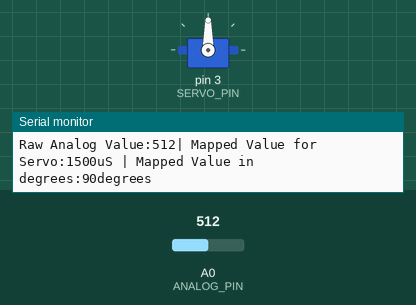
A sketch run on a simulated Arduino Uno, built with avr-gcc and run on an emulated ATmega328P. Parts: servo, the last lines printed to the serial monitor. Inputs (shaded band) come from the test bench; at power-on: A0 (ANALOG_PIN) = 512.

Above: at 1.2 s.
1.3 s: A0 (ANALOG_PIN) set to 610
At 2.1 s:
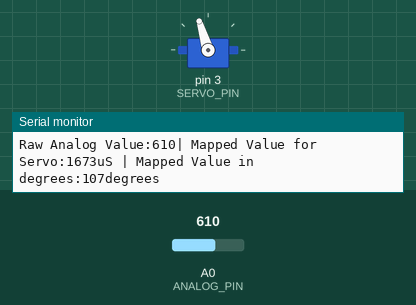
2.8 s: A0 (ANALOG_PIN) set to 306
At 3.2 s:
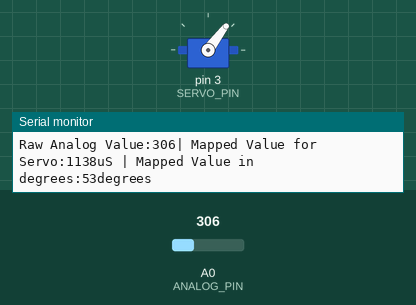
4.3 s: A0 (ANALOG_PIN) set to 122
At 4.8 s:
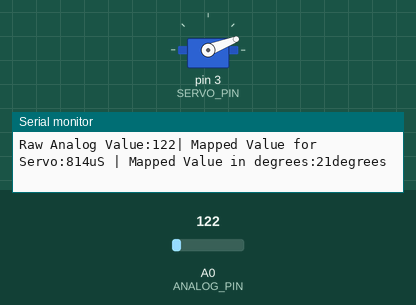
5.8 s: A0 (ANALOG_PIN) set to 0
At 6.8 s:
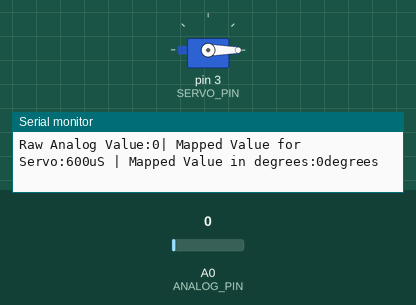
7.3 s: A0 (ANALOG_PIN) set to 716
At 8.0 s:
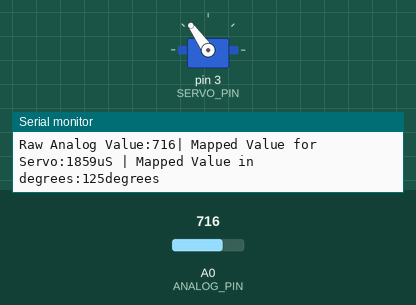
8.8 s: A0 (ANALOG_PIN) set to 1023
At 10.3 s:
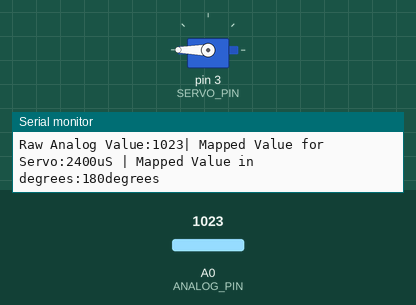
Timing chart, 0 to 11.3 s (numbered marks = the images above; inputs shaded):
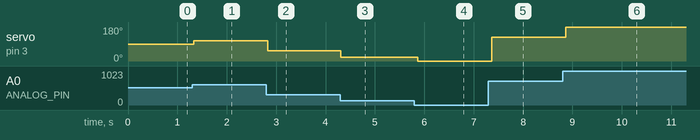

The sketch:

F-analogInServoOutSerial.ino
```cpp
/***********************************************************************************
 *   ___________
 *  |     __    |           RG 101 - Servo
 *  |   /    \  |                Set Servo Degrees
 *  |  |      | |
 *  |   \ __ /  |
 *  |           |
 *  |           |
 *  |___________|
 *
 *  This code will set the positions on a servo using servo.write()
 *
 *  Digital 3 - RobotGeek Servo
 *  Analog 0 - RobotGeek Rotation Knob or other Analog Input
 *
 * For a more in depth explanation of wiring,  this code and more information on using
 * Digital outputs and Arduino check out our Servo Tutorial
 * http://learn.robotgeek.com/robotgeek-101-1/233-servo-primer.html
 *
 *
 * Important Functions
 *  analogRead()
 *  servo.writeMicroseconds()
 *  map()
 *****************************************************************************************/
#include <Servo.h>

const int ANALOG_PIN = 0;
const int SERVO_PIN = 3;      //pin number for the led pin - this is 'const' since it will not change during code, and saves Arduino memory
const int SERVO_MIN_PULSE = 600;
const int SERVO_MAX_PULSE = 2400;
const int SERVO_CENTER_PULSE = 1500;

int analogSensorValue;    //the raw value read from the analog sensor
int servoValue;           //holds the current PWM value (0-255)
int degreeValue;          //value in degrees

Servo servo1;             //create servo object, 'servo1'

//setup runs once when the Geekduino/Arduino is turned on
void setup()
{
  servo1.attach(SERVO_PIN); //attach the servo on pin SERVO_PIN
  Serial.begin(9600);
} //setup() is done, go to loop()

//loop runs forever once setup is complete
void loop()
{
  analogSensorValue = analogRead(ANALOG_PIN);   //read the analog sensor and store it in 'analogSensorValue'

  servoValue = map(analogSensorValue, 0, 1023, SERVO_MIN_PULSE, SERVO_MAX_PULSE);  //the map functions converts a number from one range to another, so the analog input is mapped to the servo microsecond values
  degreeValue = map(servoValue, SERVO_MIN_PULSE, SERVO_MAX_PULSE, 0, 180);  //the map functions converts a number from one range to another, so the analog input is mapped to the servo microsecond values
  servo1.write(degreeValue);  //send the servo to the value in 'servoValue', thus adjusting the servo based on the analog input

  Serial.print("Raw Analog Value:");
  Serial.print(analogSensorValue);
  Serial.print("| Mapped Value for Servo:");
  Serial.print(servoValue);
  Serial.print("uS ");
  Serial.print("| Mapped Value in degrees:");
  Serial.print(degreeValue);
  Serial.println("degrees");

  delay(10);  //short delay to account for servo movement

}//go back to the first line in loop()
```

Measured:
- after the input at 1.3 s, servo on pin 3 (SERVO_PIN): 90° → 107° at once
- after the input at 2.8 s, servo on pin 3 (SERVO_PIN): 107° → 53° at once
- after the input at 4.3 s, servo on pin 3 (SERVO_PIN): 53° → 21° at once
- after the input at 5.8 s, servo on pin 3 (SERVO_PIN): 21° → 0° after 0.07 s
- after the input at 7.3 s, servo on pin 3 (SERVO_PIN): 0° → 125° after 0.07 s
- after the input at 8.8 s, servo on pin 3 (SERVO_PIN): 125° → 180° after 0.07 s
